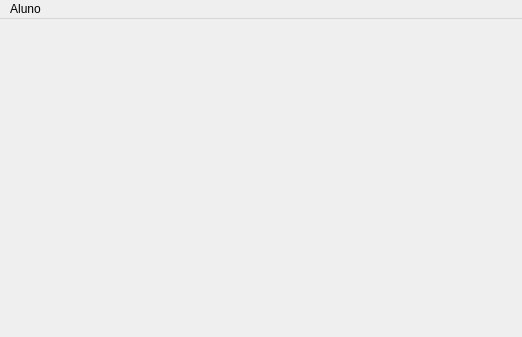
<?xml version="1.0" encoding="UTF-8"?>
<ui version="4.0">
 <class>Principal</class>
 <widget class="QMainWindow" name="Principal">
  <property name="geometry">
   <rect>
    <x>0</x>
    <y>0</y>
    <width>522</width>
    <height>337</height>
   </rect>
  </property>
  <property name="minimumSize">
   <size>
    <width>522</width>
    <height>337</height>
   </size>
  </property>
  <property name="maximumSize">
   <size>
    <width>522</width>
    <height>337</height>
   </size>
  </property>
  <property name="windowTitle">
   <string>Principal</string>
  </property>
  <widget class="QWidget" name="centralWidget">
   <widget class="QLabel" name="label">
    <property name="geometry">
     <rect>
      <x>30</x>
      <y>20</y>
      <width>451</width>
      <height>261</height>
     </rect>
    </property>
    <property name="text">
     <string/>
    </property>
    <property name="pixmap">
     <pixmap resource="imagens.qrc">:/imagens/eteclogo.png</pixmap>
    </property>
    <property name="scaledContents">
     <bool>true</bool>
    </property>
   </widget>
  </widget>
  <widget class="QMenuBar" name="menuBar">
   <property name="geometry">
    <rect>
     <x>0</x>
     <y>0</y>
     <width>522</width>
     <height>22</height>
    </rect>
   </property>
   <widget class="QMenu" name="menuAluno">
    <property name="title">
     <string>Aluno</string>
    </property>
    <addaction name="actionCadastrar"/>
    <addaction name="actionBuscar"/>
    <addaction name="actionAlterar"/>
   </widget>
   <addaction name="menuAluno"/>
  </widget>
  <action name="actionCadastrar">
   <property name="text">
    <string>Cadastrar</string>
   </property>
  </action>
  <action name="actionBuscar">
   <property name="text">
    <string>Buscar</string>
   </property>
  </action>
  <action name="actionAlterar">
   <property name="text">
    <string>Alterar / Remover</string>
   </property>
  </action>
  <action name="actionRemover">
   <property name="text">
    <string>Remover</string>
   </property>
  </action>
 </widget>
 <layoutdefault spacing="6" margin="11"/>
 <resources>
  <include location="imagens.qrc"/>
 </resources>
 <connections/>
</ui>
